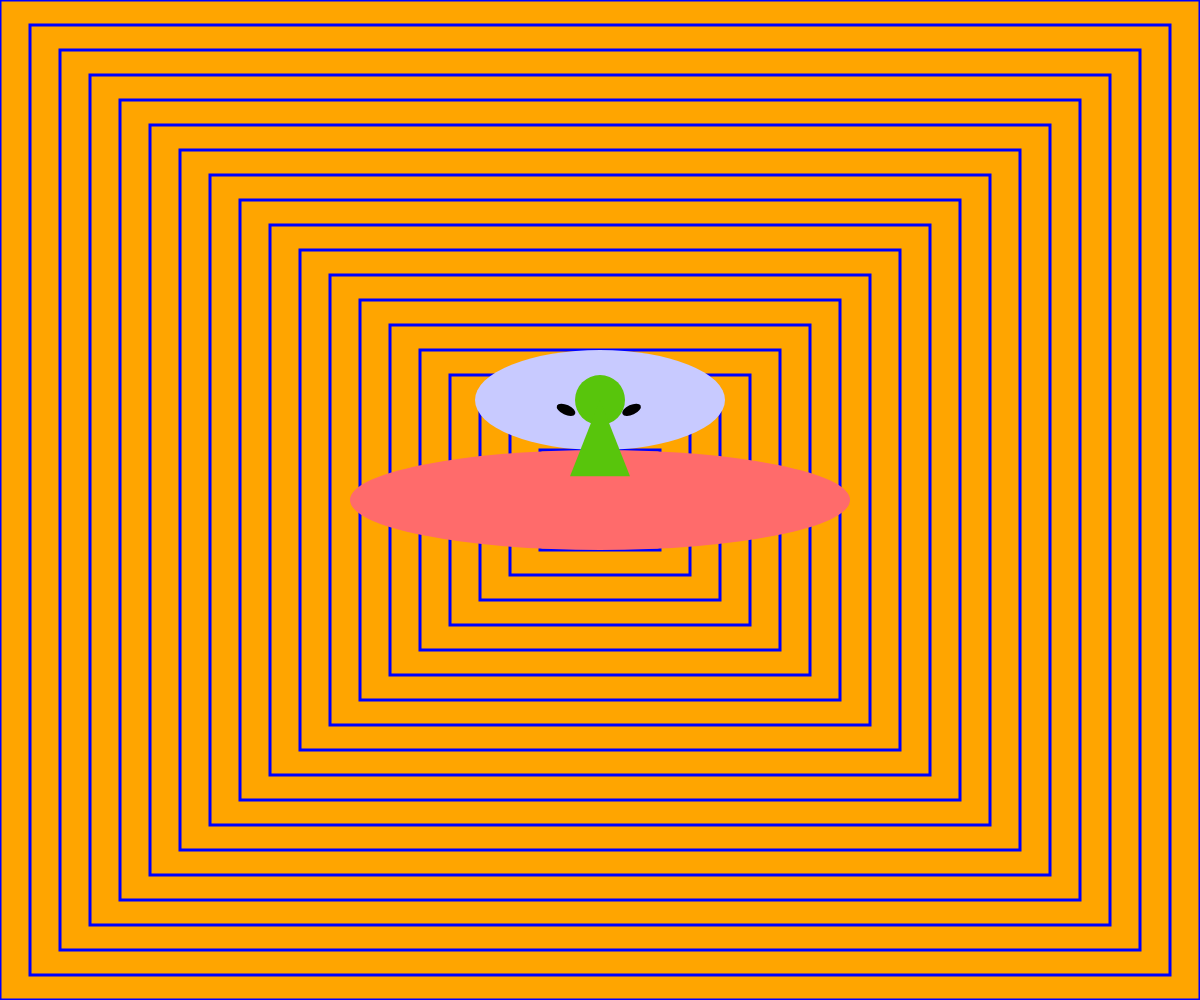
Frame 1 (no input)
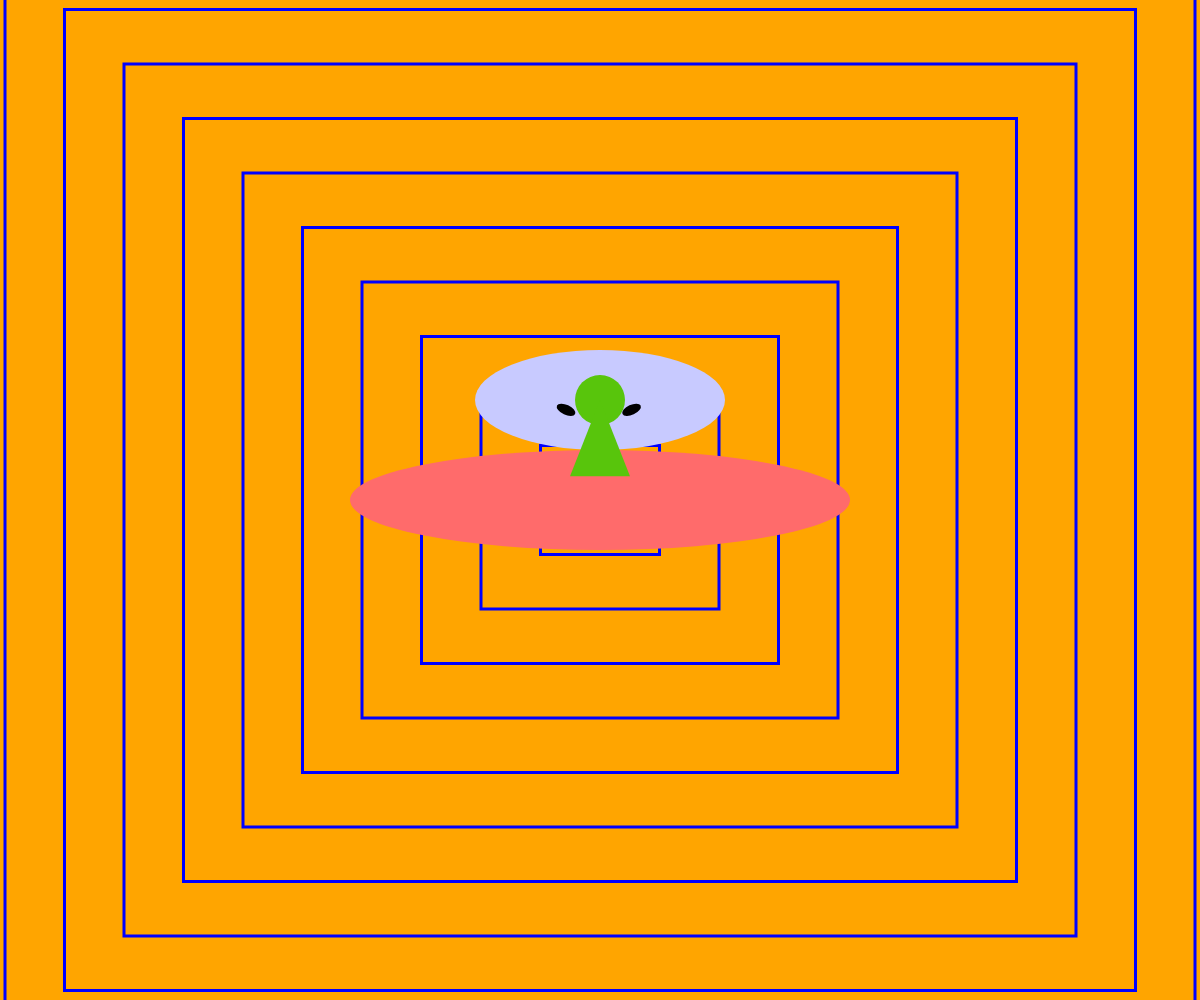
Frame 60 (no input)
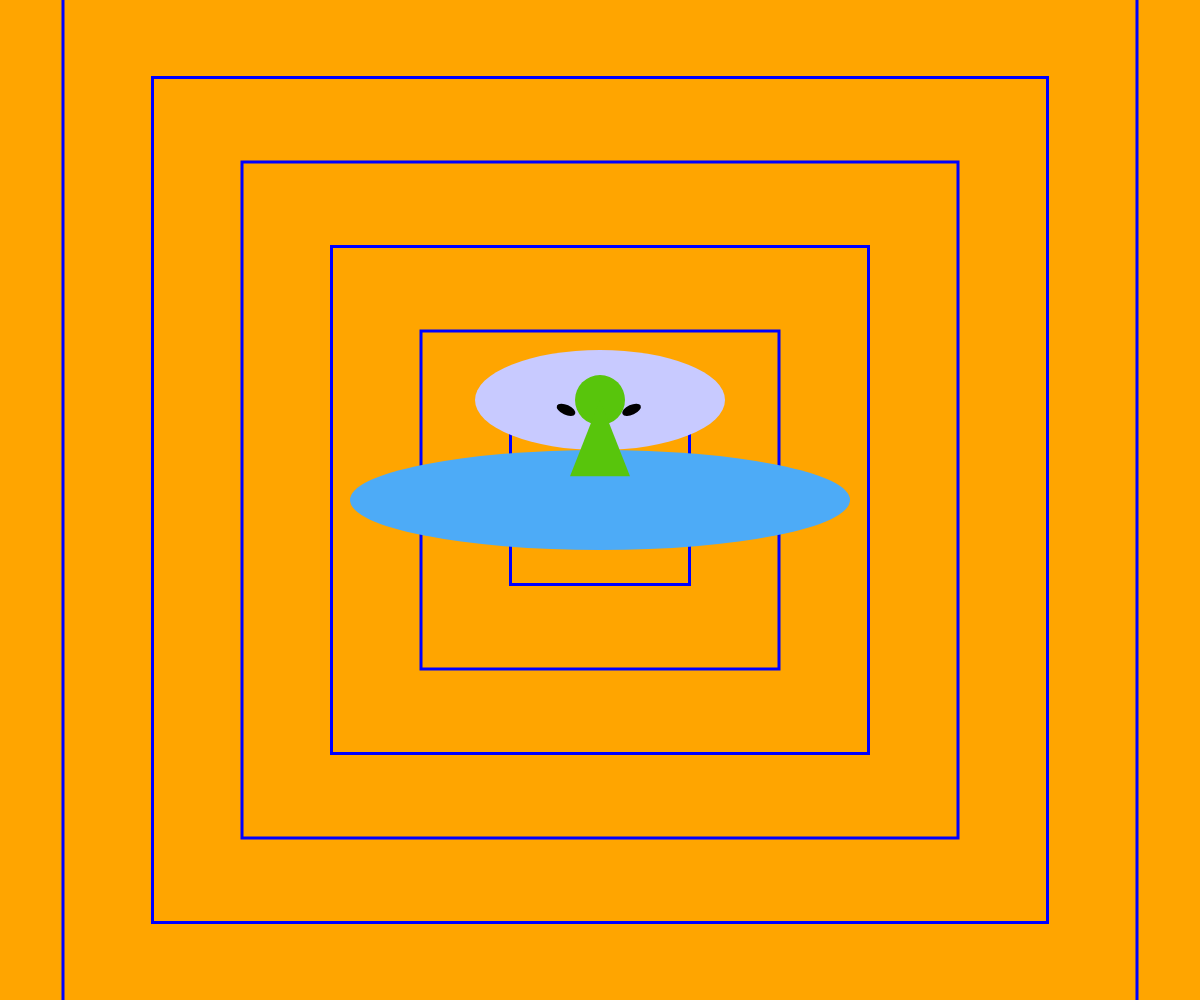
Frame 120 (the mouse pressed at the canvas centre since frame 60)

The p5.js sketch that drew these frames (run headless with seeded random() and noise() and a simulated clock; from frame 60 on, the mouse is pressed at the canvas centre):

// p5.js sketch
// ── sketch.js
let sizeW, sizeH, numShapes;
let x, y;

// Circle colors
let circleColors = [
  '#FF6B6B',
  '#4DABF7',
  '#FFD43B',
  '#69DB7C',
  '#B197FC'
];

let colorIndex = 0;

function setup() {
  // Create a canvas that fills the entire browser window
  createCanvas(windowWidth, windowHeight);
  rectMode(CENTER);

  numShapes = 20;

  sizeW = width / numShapes;
  sizeH = height / numShapes;

  x = width / 2;
  y = height / 2;
}

function draw() {
  background(0);

  // Rectangles
  for (let i = numShapes; i > 0; i--) {

    fill('orange');

    // Rectangle line color
    stroke('blue');
    strokeWeight(3);

    rect(x, y, sizeW * i, sizeH * i);
  }

  // Change circle color every 2 seconds
  colorIndex = floor(millis() / 2000) % 5;

  // Circle
  fill(circleColors[colorIndex]);
  noStroke();

  ellipse(width / 2, height / 2, 500, 100);

  //cricle 
  fill('#c8caff');
  noStroke();
  ellipse(width / 2, height / 2.5, 250, 100); 

  //cricle
  fill('#58c50c');
  noStroke();
  ellipse(width / 2, height / 2.5, 50, 50); 

  // triangle
  fill('#58c50c');
  noStroke();
  triangle(width / 2, height / 2.5, width / 2 - 30, height / 2.1, width / 2 + 30, height / 2.1);  

// circle
push();

translate(width / 1.9, height / 2.44);
rotate(radians(-25));

fill('#000000');
noStroke();
ellipse(0, 0, 20, 10);

pop();

  push();

translate(width / 2.12, height / 2.44);
rotate(radians(25));

fill('#000000');
noStroke();
ellipse(0, 0, 20, 10);

pop();

  // Make rectangles grow
  sizeW++;
  sizeH++;

  // Restart
  if (sizeW > width) {
    sizeW = 0;
    sizeH = 0;
  }

  if (sizeH > height) {
    sizeH = 0;
    sizeW = 0;
  }
}
